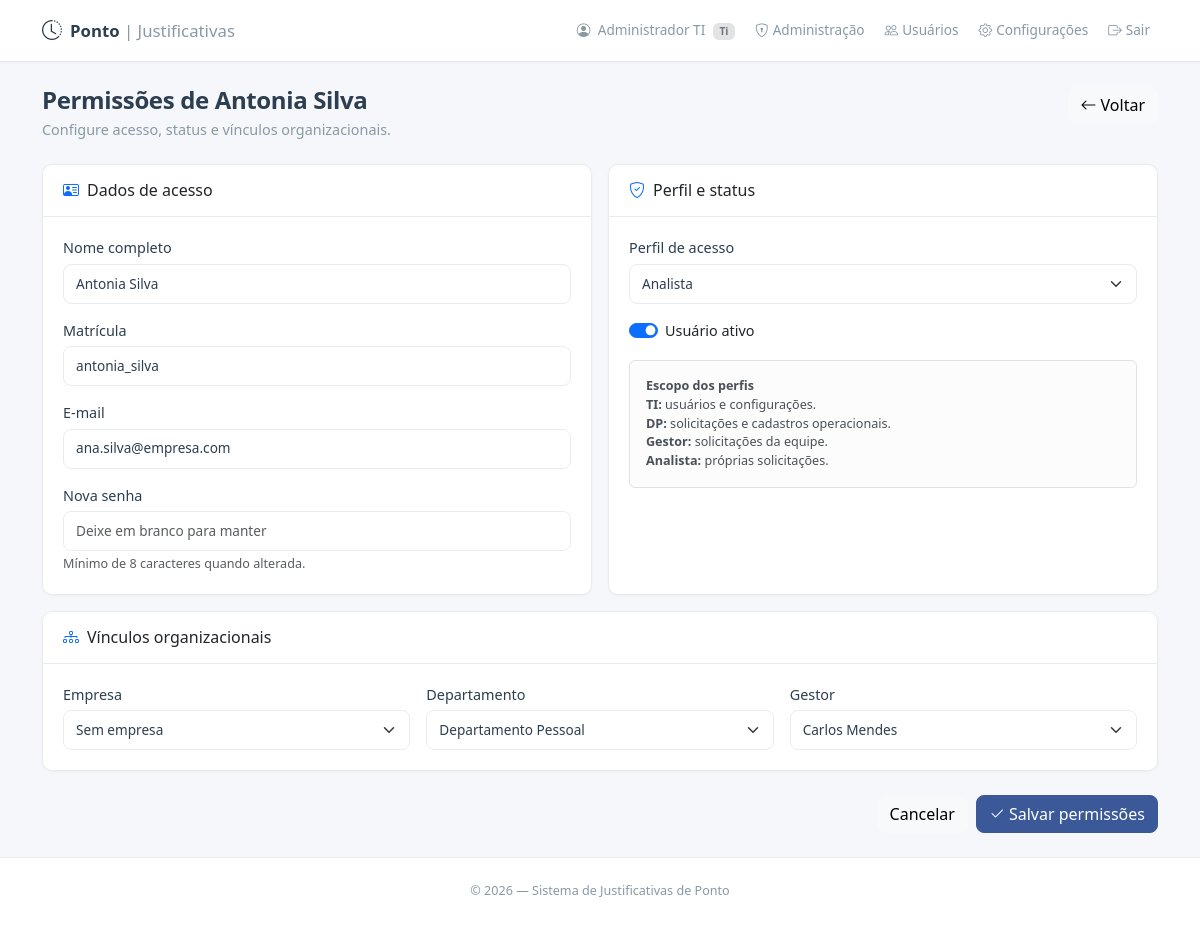
/admin/usuarios/2/permissoes (signed in), run on an earlier commit of the app's database.
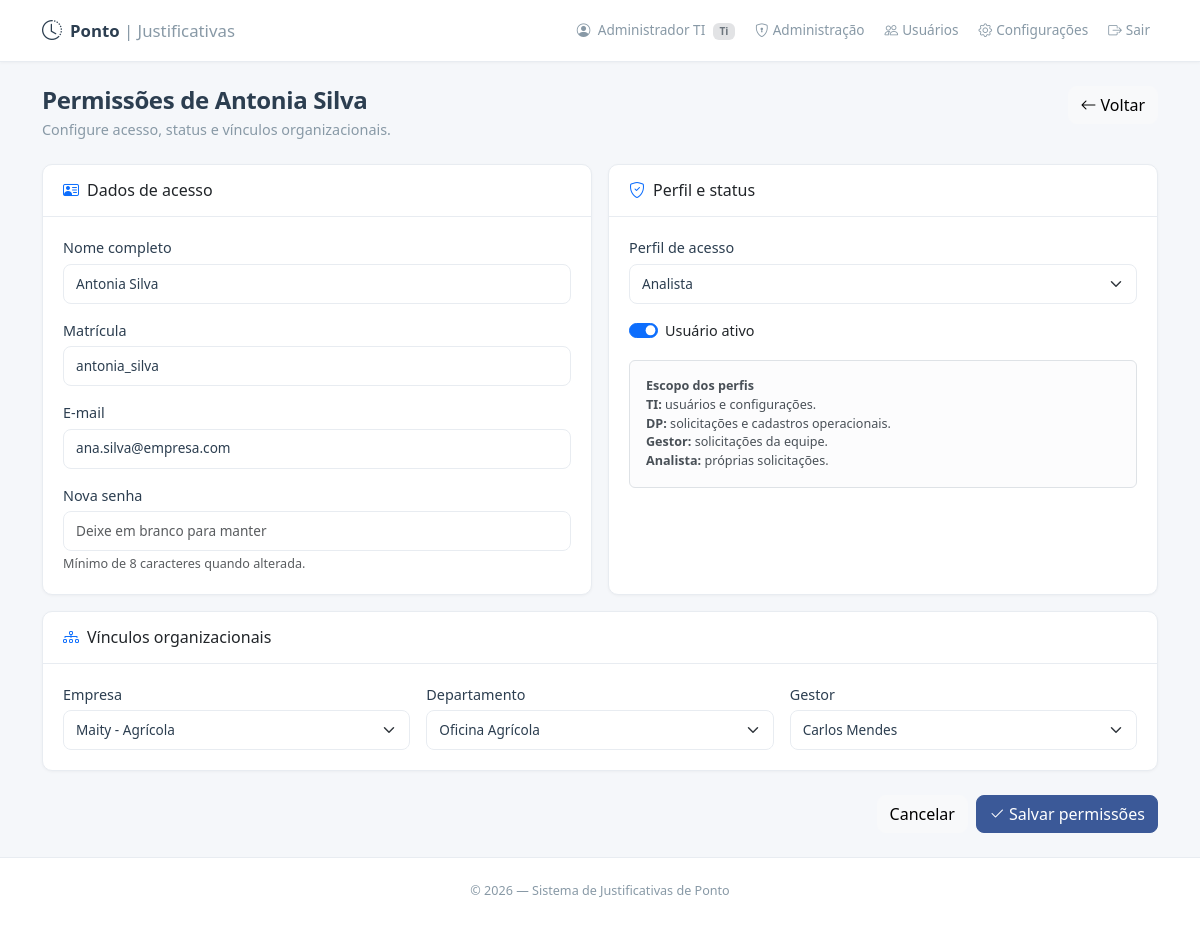
And on a later commit of the database.
### models.py (models this page shows)
class Usuario(UserMixin, db.Model):
    __tablename__ = 'usuarios'
    id = db.Column(db.Integer, primary_key=True)
    matricula = db.Column(db.String(20), unique=True, nullable=False)
    nome = db.Column(db.String(100), nullable=False)
    email = db.Column(db.String(120), unique=True, nullable=False)
    senha_hash = db.Column(db.String(256), nullable=False)
    perfil = db.Column(db.String(20), nullable=False)
    gestor_id = db.Column(db.Integer, db.ForeignKey('usuarios.id'), nullable=True)
    area_id = db.Column(db.Integer, db.ForeignKey('areas.id'), nullable=True)
    empresa_id = db.Column(db.Integer, db.ForeignKey('empresas.id'), nullable=True)
    ativo = db.Column(db.Boolean, default=True)
    criado_em = db.Column(db.DateTime, default=lambda: datetime.now(timezone.utc))
    gestor = db.relationship('Usuario', remote_side=[id], backref='subordinados')
    area = db.relationship('Area', backref='usuarios')
    empresa = db.relationship('Empresa', backref='usuarios')
    solicitacoes = db.relationship('Solicitacao', backref='colaborador',
                                   foreign_keys='Solicitacao.colaborador_id', lazy='dynamic')

class Area(db.Model):
    __tablename__ = 'areas'
    id = db.Column(db.Integer, primary_key=True)
    nome = db.Column(db.String(100), unique=True, nullable=False)
    ativo = db.Column(db.Boolean, default=True, nullable=False)
    empresas = db.relationship('Empresa', secondary='area_empresas', back_populates='areas')

class Empresa(db.Model):
    __tablename__ = 'empresas'
    id = db.Column(db.Integer, primary_key=True)
    nome = db.Column(db.String(120), unique=True, nullable=False)
    ativo = db.Column(db.Boolean, default=True, nullable=False)
    areas = db.relationship('Area', secondary='area_empresas', back_populates='empresas')

### app.py (the view, shortened to what this page needs)
@app.route('/admin/usuarios/<int:usuario_id>/permissoes', methods=['GET', 'POST'])
@login_required
@perfil_requerido('ti')
def permissoes_usuario(usuario_id):
    usuario = db.session.get(Usuario, usuario_id)
    if not usuario:
        abort(404)
    return render_template('usuario_permissoes.html', usuario=usuario,
                           areas=Area.query.order_by(Area.nome).all(),
                           empresas=Empresa.query.filter_by(ativo=True).order_by(Empresa.nome).all(),
                           gestores=Usuario.query.filter_by(perfil='gestor', ativo=True).order_by(Usuario.nome).all())

### app.py (called while the page is built)
@login_manager.user_loader
def load_user(user_id):
    return db.session.get(Usuario, int(user_id))

@app.context_processor
def inject_now():
    return {'now': datetime.now}

def perfil_requerido(*perfis):
    def decorator(f):
        @wraps(f)
        def wrapper(*args, **kwargs):
            if current_user.perfil not in perfis:
                flash('Acesso não autorizado.', 'danger')
                return redirect(url_for('dashboard'))
            return f(*args, **kwargs)
        return wrapper
    return decorator

### templates/usuario_permissoes.html (shortened to what this page needs)
{% extends "base.html" %}
{% block content %}
<header class="page-header">
    <div><h1 class="h4">Permissões de {{ usuario.nome }}</h1><p>Configure acesso, status e vínculos organizacionais.</p></div>
    <a class="btn btn-light" href="{{ url_for('painel_vinculos') }}"><i class="bi bi-arrow-left me-1"></i>Voltar</a>
</header>
<form method="POST">
    <div class="row g-3">
        <div class="col-lg-6"><section class="card card-clean section-card"><div class="card-header"><h2 class="h6 mb-0"><i class="bi bi-person-vcard me-2 text-primary"></i>Dados de acesso</h2></div><div class="card-body">
            <label class="form-label" for="nome">Nome completo</label><input id="nome" class="form-control mb-3" name="nome" value="{{ usuario.nome }}" required maxlength="100">
            <label class="form-label" for="matricula">Matrícula</label><input id="matricula" class="form-control mb-3" name="matricula" value="{{ usuario.matricula }}" required maxlength="20">
            <label class="form-label" for="email">E-mail</label><input id="email" class="form-control mb-3" type="email" name="email" value="{{ usuario.email }}" required maxlength="120">
            <label class="form-label" for="senha">Nova senha</label><input id="senha" class="form-control" type="password" name="senha" placeholder="Deixe em branco para manter" minlength="8"><div class="form-text">Mínimo de 8 caracteres quando alterada.</div>
        </div></section></div>
        <div class="col-lg-6"><section class="card card-clean section-card"><div class="card-header"><h2 class="h6 mb-0"><i class="bi bi-shield-check me-2 text-primary"></i>Perfil e status</h2></div><div class="card-body">
            <label class="form-label" for="perfil">Perfil de acesso</label><select id="perfil" class="form-select mb-3" name="perfil">{% for p in ['analista','gestor','dp','ti','supervisor_administrativo'] %}<option value="{{ p }}" {% if usuario.perfil == p %}selected{% endif %}>{{ p|capitalize }}</option>{% endfor %}</select>
            <div class="form-check form-switch mb-3"><input class="form-check-input" id="ativo" type="checkbox" name="ativo" {% if usuario.ativo %}checked{% endif %}><label class="form-check-label" for="ativo">Usuário ativo</label></div>
            <div class="alert alert-light border small mb-0"><strong>Escopo dos perfis</strong><br><b>TI:</b> usuários e configurações.<br><b>DP:</b> solicitações e cadastros operacionais.<br><b>Gestor:</b> solicitações da equipe.<br><b>Analista:</b> próprias solicitações.</div>
        </div></section></div>
        <div class="col-12"><section class="card card-clean section-card"><div class="card-header"><h2 class="h6 mb-0"><i class="bi bi-diagram-3 me-2 text-primary"></i>Vínculos organizacionais</h2></div><div class="card-body"><div class="row g-3">
            <div class="col-md-4"><label class="form-label" for="empresa_id">Empresa</label><select id="empresa_id" class="form-select" name="empresa_id"><option value="">Sem empresa</option>{% for e in empresas %}<option value="{{ e.id }}" {% if usuario.empresa_id == e.id %}selected{% endif %}>{{ e.nome }}</option>{% endfor %}</select></div>
            <div class="col-md-4"><label class="form-label" for="area_id">Departamento</label><select id="area_id" class="form-select" name="area_id"><option value="">Sem departamento</option>{% for a in areas %}<option value="{{ a.id }}" {% if usuario.area_id == a.id %}selected{% endif %}>{{ a.nome }}</option>{% endfor %}</select></div>
            <div class="col-md-4"><label class="form-label" for="gestor_id">Gestor</label><select id="gestor_id" class="form-select" name="gestor_id"><option value="">Sem gestor</option>{% for g in gestores if g.id != usuario.id %}<option value="{{ g.id }}" {% if usuario.gestor_id == g.id %}selected{% endif %}>{{ g.nome }}</option>{% endfor %}</select></div>
        </div></div></section></div>
    </div>
    <div class="action-group justify-content-end mt-4"><a class="btn btn-light" href="{{ url_for('painel_vinculos') }}">Cancelar</a><button class="btn btn-primary"><i class="bi bi-check2 me-1"></i>Salvar permissões</button></div>
</form>
{% endblock %}

What changed in the data, as far as the page shows it:
changed Usuario "Antonia Silva": empresa_id (not shown) → "Maity - Agrícola"; area_id "Departamento Pessoal" → "Oficina Agrícola"
Also different on the page:
form field empresa_id: "Sem empresa" → (not shown)
